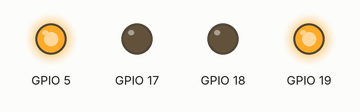
Recording of a sketch running on a simulated ESP32. On the bench: output pins drawn as LEDs (lit = HIGH).

Above: at 0.1 s.
Timing chart, 0 to 1.6 s (numbered marks = the images above):
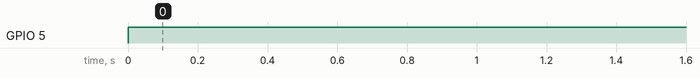

Measured:
- by itself, GPIO 5: LOW → HIGH at 0.00 s

The sketch:

Ditcare.ino
```cpp
int Z=0,Y=1,X=0,W=0; //binary input for the number which we have to  display
int D,C,B,A;


void dcare_7447(int D, int C, int B, int A)
{
  digitalWrite(19, A); //LSB
  digitalWrite(18, B);
  digitalWrite(5, C);
  digitalWrite(17, D); //MSB

}
// the setup function runs once when you press reset or power the board
void setup() {
    pinMode(19, OUTPUT);
    pinMode(18, OUTPUT);
    pinMode(5, OUTPUT);
    pinMode(17, OUTPUT);
}

// the loop function runs at repeat mode.
void loop() {
  A=(!W);
  B=(W&&!X&&!Z) || (!W&&X) ;
  C=(!X&&Y) || (!W&&Y) || (W&&X&&!Y);
  D =(!W&&Z)||(W&&X&&Y);

dcare_7447(D,C,B,A);
}
//&& is the AND operation
// || is the OR operation
// ! is the NOT operation
```
